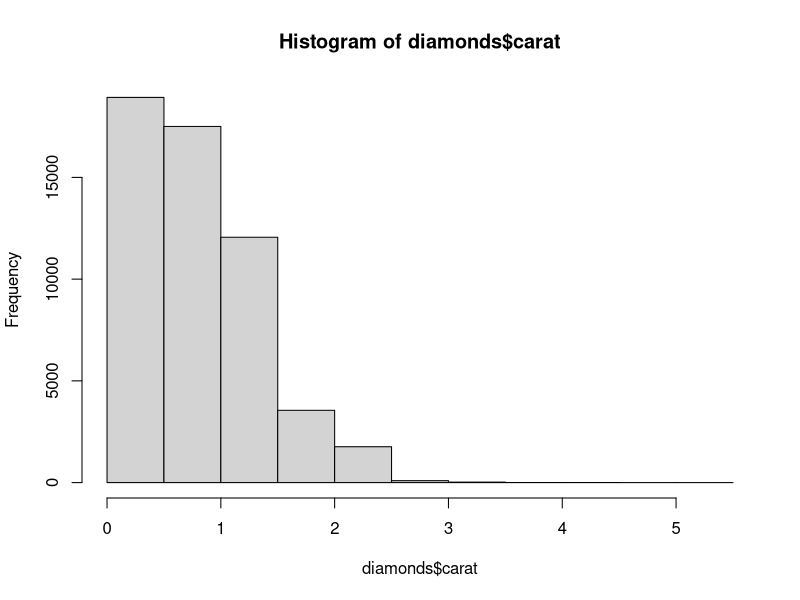
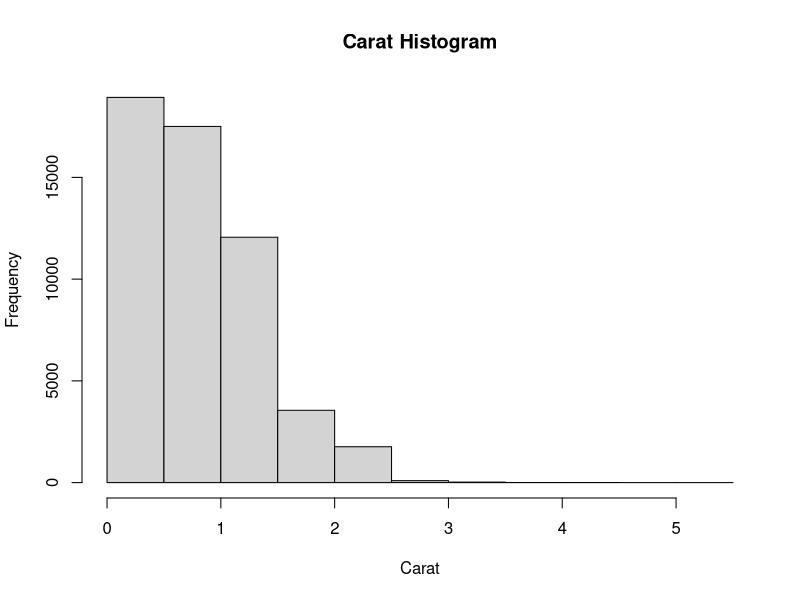
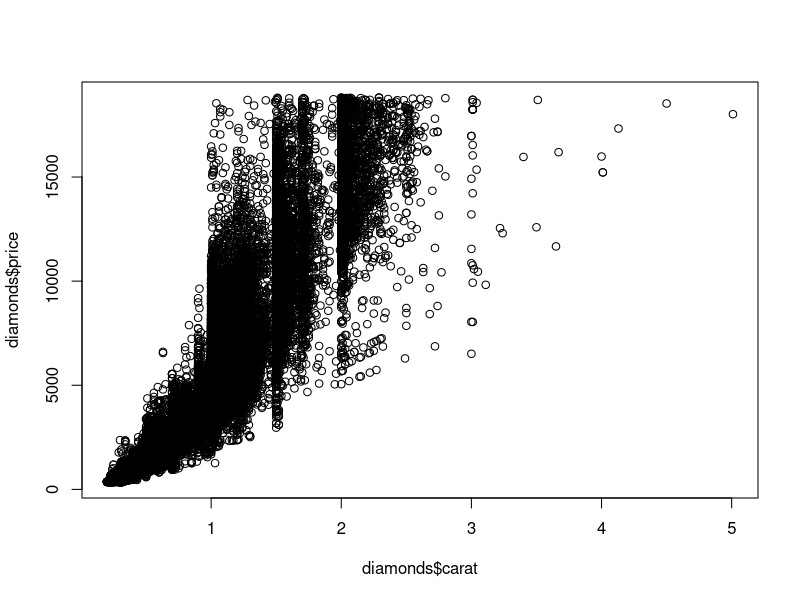
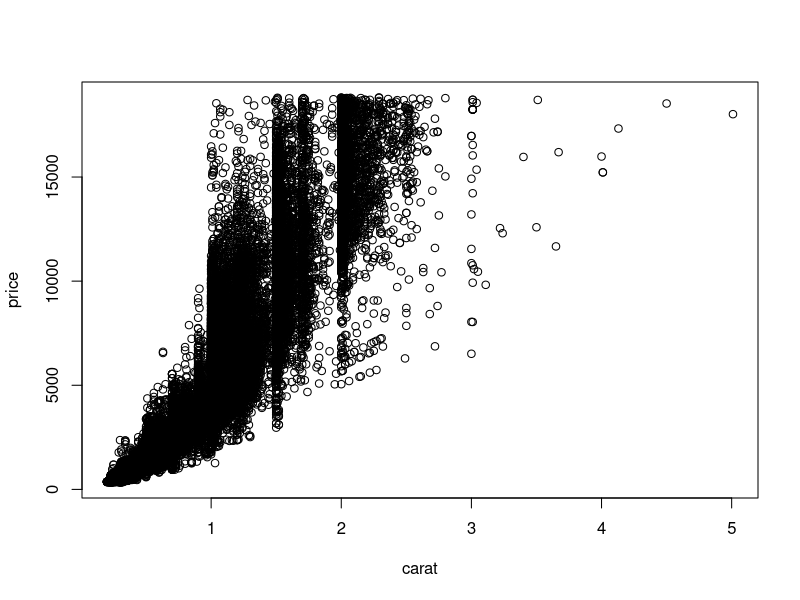

Here is the R script that generated these plots, in order:
require(ggplot2)
data("diamonds")
head(diamonds)

class(diamonds)

hist(diamonds$carat)
hist(diamonds$carat, main="Carat Histogram", xlab = "Carat")

plot(diamonds$carat, diamonds$price)
plot(price ~ carat, data = diamonds)
